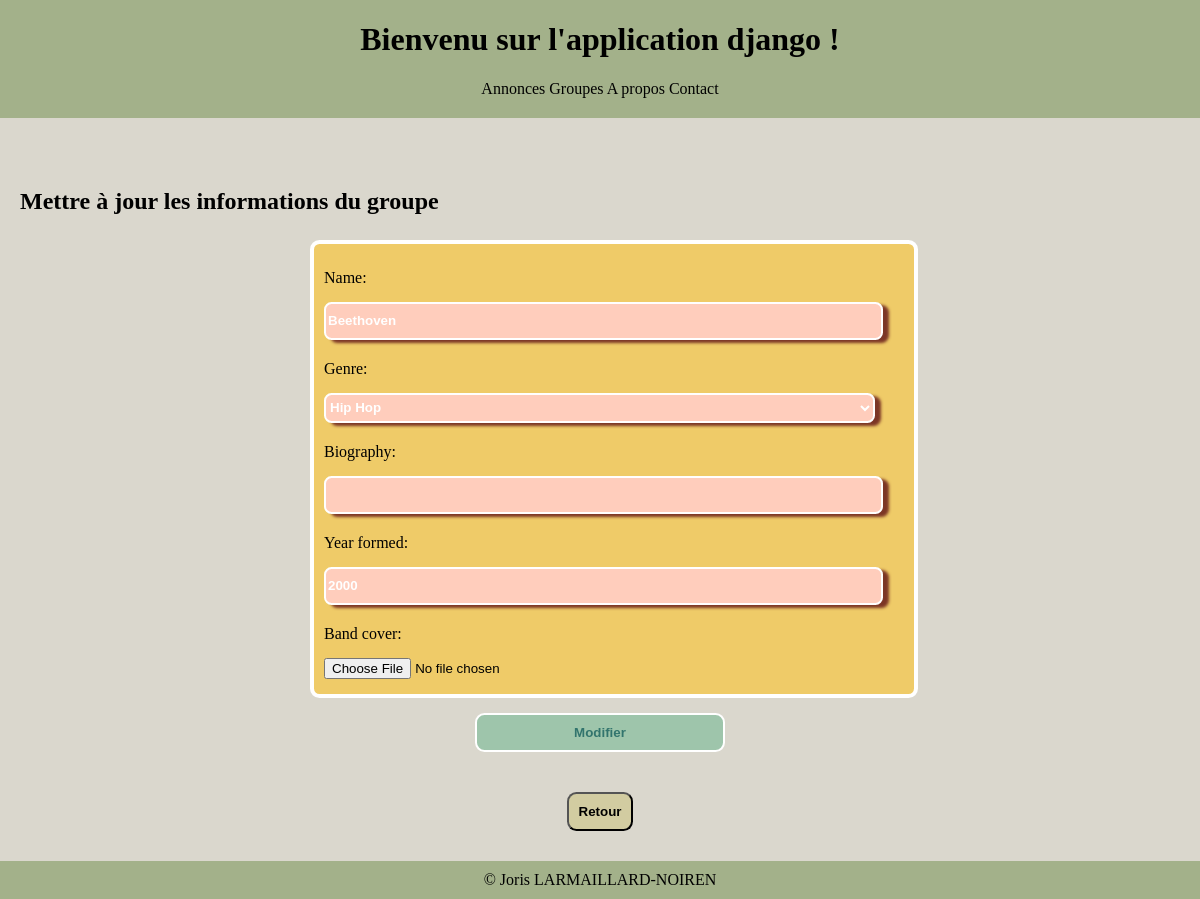
/bands/4/udpate/, run on the app's committed database.
### listings/models.py (models this page shows, shortened)
class Band(models.Model):
    class Genre(models.TextChoices):
        HIP_HOP = 'HH'
        SYNTH_POP = 'SP'
        ALTERNATIVE_ROCK = 'AR'
        K_POP = 'KP'
        ZOUK = 'ZK'
    name = models.fields.CharField(max_length=100)
    genre = models.fields.CharField(choices=Genre.choices, max_length=5)
    biography = models.fields.CharField(max_length=1000)
    year_formed = models.fields.IntegerField(
        validators=[MinValueValidator(1900), MaxValueValidator(2024)]
    )
    active = models.BooleanField(default=True)
    official_homepage = models.fields.URLField(null=True, blank=True)
    band_cover = models.ImageField(upload_to="albums/bands_covers/", null=True, blank=True)

### listings/views.py (the view)
# urls.py: path("bands/<int:band_id>/udpate/", views.band_update, name="band-update"),
def band_update(request, band_id):
    band = Band.objects.get(id=band_id)
    if request.method == 'POST':
        form_update = BandForm(request.POST, instance=band)
        if form_update.is_valid():
            form_update.save()
            return redirect('band-detail', band_id)
    else:
        form_update = BandForm(instance=band)
    return render(request,
                  'listings/band_update.html',
                  {'form_update': form_update, 'band_id': band_id})

### listings/forms.py
class BandForm(forms.ModelForm):
    class Meta:
        model = Band
        exclude = ('active', 'official_homepage')

### listings/templates/listings/band_update.html (shortened to what this page needs)
{% extends 'listings/base.html' %}
{% block content %}
    <h2>Mettre à jour les informations du groupe</h2>
    <div class="form-section">
        <form action="" method="post">
            <div class="contenu-formulaire">
                {{ form_update.as_div }}
            </div>
            <div class="conteneur-input">
                <input type="submit" value="Modifier">
            </div>
        </form>
    </div>
    <div class="conteneur-bouton">
        <a href="{% url 'band-detail' band_id %}">
            <button class="bouton">Retour</button>
        </a>
    </div>
{% endblock %}

### listings/static/listings/style.css (style rules this page uses)
:root { --main-bg-color: #a3b18a; --common-bg-color: #D2CCA1; --common-txt-color: white; }
hmtl, body { font-family: Futura; background-color: #dad7cd; height: 100%; margin: 0; }
body { display: flex; flex-direction: column; }
a { text-decoration: none; color: inherit; }
.conteneur-bouton { text-align: center; margin: 10px auto; }
.conteneur-input { text-align: center; align-items: center; }
.bouton-retour, .bouton, .bouton-supprimer { font-weight: bold; border-radius: .25cm; padding: 10px; }
.bouton-retour, .bouton { background-color: var(--common-bg-color); }
.form-section { display: flex; flex-wrap: nowrap; justify-content: center; margin: 25px auto; }
form { text-align: center; line-height: 3; display: flex; flex-direction: column; width: 50%; }
form div { display: flex; flex-direction: column; align-items: baseline; width: 100%; margin-bottom: 5px; }
.contenu-formulaire { background-color: #EFCB68; border: 4px solid white; border-radius: .25cm; padding: 10px; }
input[type="text"], input[type="number"], select { color: white; font-weight: bold; background-color: #FFCDBC; border: 2px solid white; border-radius: .2cm; box-shadow: 6px 3px 3px #7C3626; height: 30px; width: 95%; padding-top: 2px; padding-bottom: 2px; }
input[type="submit"] { font-weight: bold; background-color: #9EC5AB; color: #32746D; border: 2px solid white; border-radius: .25cm; width: 250px; padding: 10px; margin: 10px 20px; }

### data on the page
Band: name "Beethoven", genre "Hip Hop", year_formed "2000"
